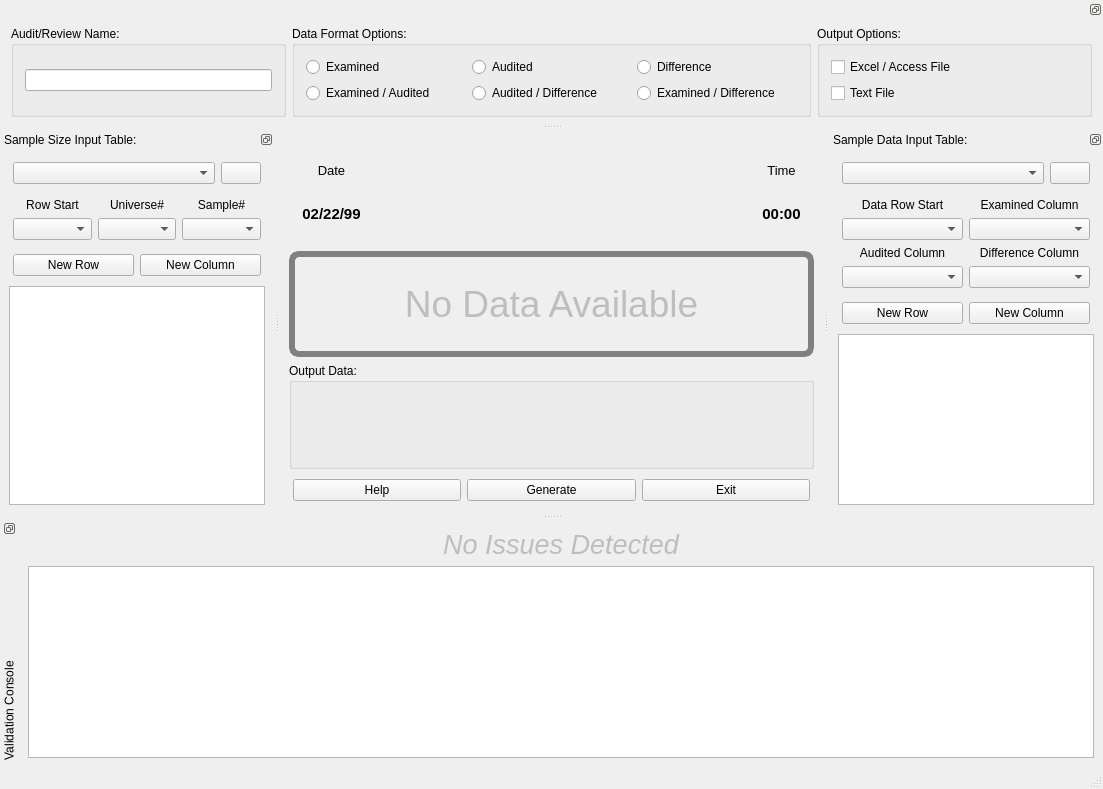
<?xml version="1.0" encoding="UTF-8"?>
<ui version="4.0">
 <class>UIRStatsSVA</class>
 <widget class="QMainWindow" name="UIRStatsSVA">
  <property name="geometry">
   <rect>
    <x>0</x>
    <y>0</y>
    <width>1103</width>
    <height>789</height>
   </rect>
  </property>
  <property name="windowTitle">
   <string>Stratified Variable Appraisal</string>
  </property>
  <widget class="QWidget" name="centralwidget">
   <layout class="QVBoxLayout" name="verticalLayout_7">
    <item>
     <widget class="QFrame" name="m_frmDateTime">
      <layout class="QVBoxLayout" name="verticalLayout_2">
       <item>
        <widget class="QFrame" name="m_frmTimeDate">
         <property name="styleSheet">
          <string notr="true"/>
         </property>
         <layout class="QGridLayout" name="gridLayout_3">
          <property name="leftMargin">
           <number>4</number>
          </property>
          <property name="topMargin">
           <number>4</number>
          </property>
          <property name="rightMargin">
           <number>4</number>
          </property>
          <property name="bottomMargin">
           <number>4</number>
          </property>
          <item row="0" column="1">
           <widget class="QLabel" name="label_6">
            <property name="font">
             <font>
              <pointsize>10</pointsize>
             </font>
            </property>
            <property name="text">
             <string>Date</string>
            </property>
            <property name="alignment">
             <set>Qt::AlignCenter</set>
            </property>
           </widget>
          </item>
          <item row="1" column="1">
           <widget class="QLabel" name="m_lblDate">
            <property name="font">
             <font>
              <pointsize>11</pointsize>
              <weight>75</weight>
              <italic>false</italic>
              <bold>true</bold>
             </font>
            </property>
            <property name="text">
             <string>02/22/99</string>
            </property>
            <property name="alignment">
             <set>Qt::AlignCenter</set>
            </property>
           </widget>
          </item>
          <item row="1" column="3">
           <widget class="QLabel" name="m_lblTime">
            <property name="font">
             <font>
              <pointsize>11</pointsize>
              <weight>75</weight>
              <bold>true</bold>
             </font>
            </property>
            <property name="text">
             <string>00:00</string>
            </property>
            <property name="alignment">
             <set>Qt::AlignCenter</set>
            </property>
           </widget>
          </item>
          <item row="0" column="3">
           <widget class="QLabel" name="label_5">
            <property name="font">
             <font>
              <pointsize>10</pointsize>
             </font>
            </property>
            <property name="text">
             <string>Time</string>
            </property>
            <property name="alignment">
             <set>Qt::AlignCenter</set>
            </property>
           </widget>
          </item>
          <item row="0" column="2">
           <spacer name="horizontalSpacer">
            <property name="orientation">
             <enum>Qt::Horizontal</enum>
            </property>
            <property name="sizeHint" stdset="0">
             <size>
              <width>40</width>
              <height>20</height>
             </size>
            </property>
           </spacer>
          </item>
         </layout>
        </widget>
       </item>
      </layout>
     </widget>
    </item>
    <item>
     <widget class="QLabel" name="m_lblNoData">
      <property name="enabled">
       <bool>false</bool>
      </property>
      <property name="font">
       <font>
        <pointsize>28</pointsize>
       </font>
      </property>
      <property name="styleSheet">
       <string notr="true">QLabel
{
	border:6px solid gray;
	border-radius:10px;
}</string>
      </property>
      <property name="text">
       <string>No Data Available</string>
      </property>
      <property name="alignment">
       <set>Qt::AlignCenter</set>
      </property>
     </widget>
    </item>
    <item>
     <widget class="QGroupBox" name="m_grpOutput">
      <property name="title">
       <string>Output Data:</string>
      </property>
      <layout class="QVBoxLayout" name="verticalLayout_9">
       <property name="leftMargin">
        <number>11</number>
       </property>
       <property name="topMargin">
        <number>11</number>
       </property>
       <property name="rightMargin">
        <number>11</number>
       </property>
       <property name="bottomMargin">
        <number>11</number>
       </property>
      </layout>
     </widget>
    </item>
    <item>
     <widget class="QFrame" name="m_frmCommand">
      <property name="sizePolicy">
       <sizepolicy hsizetype="Preferred" vsizetype="Fixed">
        <horstretch>0</horstretch>
        <verstretch>0</verstretch>
       </sizepolicy>
      </property>
      <layout class="QHBoxLayout" name="horizontalLayout_2">
       <property name="leftMargin">
        <number>4</number>
       </property>
       <property name="topMargin">
        <number>4</number>
       </property>
       <property name="rightMargin">
        <number>4</number>
       </property>
       <property name="bottomMargin">
        <number>4</number>
       </property>
       <item>
        <widget class="QPushButton" name="m_btnHelp">
         <property name="sizePolicy">
          <sizepolicy hsizetype="Expanding" vsizetype="Fixed">
           <horstretch>0</horstretch>
           <verstretch>0</verstretch>
          </sizepolicy>
         </property>
         <property name="text">
          <string>Help</string>
         </property>
         <property name="iconSize">
          <size>
           <width>16</width>
           <height>16</height>
          </size>
         </property>
        </widget>
       </item>
       <item>
        <widget class="QPushButton" name="m_btnContinue">
         <property name="sizePolicy">
          <sizepolicy hsizetype="Expanding" vsizetype="Fixed">
           <horstretch>0</horstretch>
           <verstretch>0</verstretch>
          </sizepolicy>
         </property>
         <property name="text">
          <string>Generate</string>
         </property>
         <property name="iconSize">
          <size>
           <width>32</width>
           <height>32</height>
          </size>
         </property>
        </widget>
       </item>
       <item>
        <widget class="QPushButton" name="m_btnExit">
         <property name="sizePolicy">
          <sizepolicy hsizetype="Expanding" vsizetype="Fixed">
           <horstretch>0</horstretch>
           <verstretch>0</verstretch>
          </sizepolicy>
         </property>
         <property name="text">
          <string>Exit</string>
         </property>
         <property name="iconSize">
          <size>
           <width>16</width>
           <height>16</height>
          </size>
         </property>
        </widget>
       </item>
      </layout>
     </widget>
    </item>
   </layout>
  </widget>
  <widget class="QDockWidget" name="m_dockOptions">
   <property name="features">
    <set>QDockWidget::DockWidgetFloatable|QDockWidget::DockWidgetMovable</set>
   </property>
   <property name="allowedAreas">
    <set>Qt::BottomDockWidgetArea|Qt::TopDockWidgetArea</set>
   </property>
   <property name="windowTitle">
    <string/>
   </property>
   <attribute name="dockWidgetArea">
    <number>4</number>
   </attribute>
   <widget class="QWidget" name="dockWidgetContents">
    <layout class="QVBoxLayout" name="verticalLayout_3">
     <property name="spacing">
      <number>6</number>
     </property>
     <property name="leftMargin">
      <number>4</number>
     </property>
     <property name="topMargin">
      <number>0</number>
     </property>
     <property name="rightMargin">
      <number>4</number>
     </property>
     <property name="bottomMargin">
      <number>0</number>
     </property>
     <item>
      <widget class="QFrame" name="frame">
       <property name="sizePolicy">
        <sizepolicy hsizetype="Preferred" vsizetype="Fixed">
         <horstretch>0</horstretch>
         <verstretch>0</verstretch>
        </sizepolicy>
       </property>
       <layout class="QVBoxLayout" name="verticalLayout_5">
        <property name="spacing">
         <number>11</number>
        </property>
        <property name="leftMargin">
         <number>4</number>
        </property>
        <property name="topMargin">
         <number>4</number>
        </property>
        <property name="rightMargin">
         <number>4</number>
        </property>
        <property name="bottomMargin">
         <number>4</number>
        </property>
        <item>
         <widget class="QFrame" name="horizontalFrame">
          <property name="sizePolicy">
           <sizepolicy hsizetype="Preferred" vsizetype="Fixed">
            <horstretch>0</horstretch>
            <verstretch>0</verstretch>
           </sizepolicy>
          </property>
          <layout class="QHBoxLayout" name="horizontalLayout">
           <property name="leftMargin">
            <number>3</number>
           </property>
           <property name="topMargin">
            <number>3</number>
           </property>
           <property name="rightMargin">
            <number>3</number>
           </property>
           <property name="bottomMargin">
            <number>3</number>
           </property>
           <item>
            <widget class="QGroupBox" name="gridGroupBox_2">
             <property name="sizePolicy">
              <sizepolicy hsizetype="Fixed" vsizetype="Preferred">
               <horstretch>0</horstretch>
               <verstretch>0</verstretch>
              </sizepolicy>
             </property>
             <property name="minimumSize">
              <size>
               <width>275</width>
               <height>0</height>
              </size>
             </property>
             <property name="maximumSize">
              <size>
               <width>275</width>
               <height>16777215</height>
              </size>
             </property>
             <property name="title">
              <string>Audit/Review Name:</string>
             </property>
             <layout class="QHBoxLayout" name="horizontalLayout_3">
              <property name="leftMargin">
               <number>11</number>
              </property>
              <property name="topMargin">
               <number>11</number>
              </property>
              <property name="rightMargin">
               <number>11</number>
              </property>
              <property name="bottomMargin">
               <number>11</number>
              </property>
              <item>
               <widget class="QLineEdit" name="m_txtAuditName">
                <property name="text">
                 <string/>
                </property>
               </widget>
              </item>
             </layout>
            </widget>
           </item>
           <item>
            <widget class="QGroupBox" name="verticalGroupBox_2">
             <property name="sizePolicy">
              <sizepolicy hsizetype="Expanding" vsizetype="Preferred">
               <horstretch>0</horstretch>
               <verstretch>0</verstretch>
              </sizepolicy>
             </property>
             <property name="title">
              <string>Data Format Options:</string>
             </property>
             <layout class="QGridLayout" name="gridLayout">
              <property name="leftMargin">
               <number>11</number>
              </property>
              <property name="topMargin">
               <number>11</number>
              </property>
              <property name="rightMargin">
               <number>11</number>
              </property>
              <property name="bottomMargin">
               <number>11</number>
              </property>
              <item row="0" column="0">
               <widget class="QRadioButton" name="m_rdbExamined">
                <property name="text">
                 <string>Examined</string>
                </property>
               </widget>
              </item>
              <item row="0" column="1">
               <widget class="QRadioButton" name="m_rdbAudited">
                <property name="text">
                 <string>Audited</string>
                </property>
               </widget>
              </item>
              <item row="0" column="2">
               <widget class="QRadioButton" name="m_rdbDifference">
                <property name="text">
                 <string>Difference</string>
                </property>
               </widget>
              </item>
              <item row="1" column="0">
               <widget class="QRadioButton" name="m_rdbExaminedAndAudited">
                <property name="text">
                 <string>Examined / Audited</string>
                </property>
               </widget>
              </item>
              <item row="1" column="1">
               <widget class="QRadioButton" name="m_rdbAuditedAndDifference">
                <property name="text">
                 <string>Audited / Difference</string>
                </property>
               </widget>
              </item>
              <item row="1" column="2">
               <widget class="QRadioButton" name="m_rdbExaminedAndDifference">
                <property name="text">
                 <string>Examined / Difference</string>
                </property>
               </widget>
              </item>
             </layout>
            </widget>
           </item>
           <item>
            <widget class="QGroupBox" name="verticalGroupBox_3">
             <property name="sizePolicy">
              <sizepolicy hsizetype="Fixed" vsizetype="Preferred">
               <horstretch>0</horstretch>
               <verstretch>0</verstretch>
              </sizepolicy>
             </property>
             <property name="minimumSize">
              <size>
               <width>275</width>
               <height>0</height>
              </size>
             </property>
             <property name="maximumSize">
              <size>
               <width>275</width>
               <height>16777215</height>
              </size>
             </property>
             <property name="title">
              <string>Output Options:</string>
             </property>
             <layout class="QVBoxLayout" name="verticalLayout">
              <property name="leftMargin">
               <number>11</number>
              </property>
              <property name="topMargin">
               <number>11</number>
              </property>
              <property name="rightMargin">
               <number>11</number>
              </property>
              <property name="bottomMargin">
               <number>11</number>
              </property>
              <item>
               <widget class="QCheckBox" name="m_chkCSVOutput">
                <property name="text">
                 <string>Excel / Access File</string>
                </property>
               </widget>
              </item>
              <item>
               <widget class="QCheckBox" name="m_chkTextOutput">
                <property name="text">
                 <string>Text File</string>
                </property>
               </widget>
              </item>
             </layout>
            </widget>
           </item>
          </layout>
         </widget>
        </item>
       </layout>
      </widget>
     </item>
    </layout>
   </widget>
  </widget>
  <widget class="QDockWidget" name="m_dockSampleSizeInput">
   <property name="sizePolicy">
    <sizepolicy hsizetype="Expanding" vsizetype="Expanding">
     <horstretch>0</horstretch>
     <verstretch>0</verstretch>
    </sizepolicy>
   </property>
   <property name="floating">
    <bool>false</bool>
   </property>
   <property name="features">
    <set>QDockWidget::DockWidgetFloatable|QDockWidget::DockWidgetMovable</set>
   </property>
   <property name="allowedAreas">
    <set>Qt::AllDockWidgetAreas</set>
   </property>
   <property name="windowTitle">
    <string>Sample Size Input Table:</string>
   </property>
   <attribute name="dockWidgetArea">
    <number>1</number>
   </attribute>
   <widget class="QWidget" name="dockWidgetContents_3">
    <layout class="QGridLayout" name="gridLayout_5">
     <item row="4" column="0">
      <widget class="QTableWidget" name="m_tblSizes">
       <property name="editTriggers">
        <set>QAbstractItemView::AllEditTriggers</set>
       </property>
       <property name="selectionMode">
        <enum>QAbstractItemView::NoSelection</enum>
       </property>
       <property name="selectionBehavior">
        <enum>QAbstractItemView::SelectItems</enum>
       </property>
       <property name="verticalScrollMode">
        <enum>QAbstractItemView::ScrollPerPixel</enum>
       </property>
       <property name="horizontalScrollMode">
        <enum>QAbstractItemView::ScrollPerPixel</enum>
       </property>
       <property name="rowCount">
        <number>0</number>
       </property>
       <attribute name="horizontalHeaderStretchLastSection">
        <bool>true</bool>
       </attribute>
       <attribute name="verticalHeaderVisible">
        <bool>true</bool>
       </attribute>
      </widget>
     </item>
     <item row="2" column="0">
      <layout class="QGridLayout" name="gridLayout_6">
       <property name="leftMargin">
        <number>4</number>
       </property>
       <property name="topMargin">
        <number>4</number>
       </property>
       <property name="rightMargin">
        <number>4</number>
       </property>
       <property name="bottomMargin">
        <number>4</number>
       </property>
       <item row="2" column="1">
        <widget class="QLabel" name="m_lblAuditedSizeTable">
         <property name="text">
          <string>Universe#</string>
         </property>
         <property name="alignment">
          <set>Qt::AlignCenter</set>
         </property>
        </widget>
       </item>
       <item row="3" column="1">
        <widget class="QComboBox" name="m_cmbUniverseCountSizeTable"/>
       </item>
       <item row="2" column="2">
        <widget class="QLabel" name="m_lblDifferenceSizeTable">
         <property name="text">
          <string>Sample#</string>
         </property>
         <property name="alignment">
          <set>Qt::AlignCenter</set>
         </property>
        </widget>
       </item>
       <item row="3" column="2">
        <widget class="QComboBox" name="m_cmbSampleCountSizeTable"/>
       </item>
       <item row="2" column="0">
        <widget class="QLabel" name="m_lblDataRowStartSizeTable">
         <property name="text">
          <string>Row Start</string>
         </property>
         <property name="alignment">
          <set>Qt::AlignCenter</set>
         </property>
        </widget>
       </item>
       <item row="3" column="0">
        <widget class="QComboBox" name="m_cmbDataRowStartSizeTable"/>
       </item>
      </layout>
     </item>
     <item row="3" column="0">
      <layout class="QHBoxLayout" name="horizontalLayout_5">
       <property name="leftMargin">
        <number>4</number>
       </property>
       <property name="topMargin">
        <number>4</number>
       </property>
       <property name="rightMargin">
        <number>4</number>
       </property>
       <property name="bottomMargin">
        <number>4</number>
       </property>
       <item>
        <widget class="QPushButton" name="m_btnAddRowSizeTable">
         <property name="text">
          <string>New Row</string>
         </property>
        </widget>
       </item>
       <item>
        <widget class="QPushButton" name="m_btnAddColumnSizeTable">
         <property name="text">
          <string>New Column</string>
         </property>
        </widget>
       </item>
      </layout>
     </item>
     <item row="0" column="0">
      <layout class="QGridLayout" name="gridLayout_7">
       <property name="leftMargin">
        <number>4</number>
       </property>
       <property name="topMargin">
        <number>4</number>
       </property>
       <property name="rightMargin">
        <number>4</number>
       </property>
       <property name="bottomMargin">
        <number>4</number>
       </property>
       <item row="1" column="0">
        <widget class="QComboBox" name="m_cmbSizeInputSheets"/>
       </item>
       <item row="1" column="2">
        <widget class="QPushButton" name="m_btnImportSampleSizeData">
         <property name="sizePolicy">
          <sizepolicy hsizetype="Fixed" vsizetype="Fixed">
           <horstretch>0</horstretch>
           <verstretch>0</verstretch>
          </sizepolicy>
         </property>
         <property name="text">
          <string/>
         </property>
        </widget>
       </item>
      </layout>
     </item>
    </layout>
   </widget>
  </widget>
  <widget class="QDockWidget" name="m_dockSampleDataInput">
   <property name="features">
    <set>QDockWidget::DockWidgetFloatable|QDockWidget::DockWidgetMovable</set>
   </property>
   <property name="windowTitle">
    <string>Sample Data Input Table:</string>
   </property>
   <attribute name="dockWidgetArea">
    <number>2</number>
   </attribute>
   <widget class="QWidget" name="dockWidgetContents_2">
    <layout class="QVBoxLayout" name="verticalLayout_6">
     <item>
      <layout class="QGridLayout" name="gridLayout_8">
       <property name="leftMargin">
        <number>4</number>
       </property>
       <property name="topMargin">
        <number>4</number>
       </property>
       <property name="rightMargin">
        <number>4</number>
       </property>
       <property name="bottomMargin">
        <number>4</number>
       </property>
       <item row="0" column="1">
        <widget class="QComboBox" name="m_cmbDataInputSheets"/>
       </item>
       <item row="0" column="2">
        <widget class="QPushButton" name="m_btnImportSampleInputData">
         <property name="sizePolicy">
          <sizepolicy hsizetype="Fixed" vsizetype="Fixed">
           <horstretch>0</horstretch>
           <verstretch>0</verstretch>
          </sizepolicy>
         </property>
         <property name="text">
          <string/>
         </property>
        </widget>
       </item>
      </layout>
     </item>
     <item>
      <layout class="QGridLayout" name="gridLayout_9">
       <property name="leftMargin">
        <number>4</number>
       </property>
       <property name="topMargin">
        <number>4</number>
       </property>
       <property name="rightMargin">
        <number>4</number>
       </property>
       <property name="bottomMargin">
        <number>4</number>
       </property>
       <item row="1" column="0">
        <widget class="QComboBox" name="m_cmbDataRowStartDataTable"/>
       </item>
       <item row="0" column="0">
        <widget class="QLabel" name="m_lblDataRowStartDataTable">
         <property name="text">
          <string>Data Row Start</string>
         </property>
         <property name="alignment">
          <set>Qt::AlignCenter</set>
         </property>
        </widget>
       </item>
       <item row="1" column="1">
        <widget class="QComboBox" name="m_cmbExaminedDataTable"/>
       </item>
       <item row="2" column="0">
        <widget class="QLabel" name="m_lblAuditedDataTable">
         <property name="text">
          <string>Audited Column</string>
         </property>
         <property name="alignment">
          <set>Qt::AlignCenter</set>
         </property>
        </widget>
       </item>
       <item row="0" column="1">
        <widget class="QLabel" name="m_lblExaminedDataTable">
         <property name="text">
          <string>Examined Column</string>
         </property>
         <property name="alignment">
          <set>Qt::AlignCenter</set>
         </property>
        </widget>
       </item>
       <item row="3" column="0">
        <widget class="QComboBox" name="m_cmbAuditedDataTable"/>
       </item>
       <item row="2" column="1">
        <widget class="QLabel" name="m_lblDifferenceDataTable">
         <property name="text">
          <string>Difference Column</string>
         </property>
         <property name="alignment">
          <set>Qt::AlignCenter</set>
         </property>
        </widget>
       </item>
       <item row="3" column="1">
        <widget class="QComboBox" name="m_cmbDifferenceDataTable"/>
       </item>
      </layout>
     </item>
     <item>
      <layout class="QHBoxLayout" name="horizontalLayout_6">
       <property name="leftMargin">
        <number>4</number>
       </property>
       <property name="topMargin">
        <number>4</number>
       </property>
       <property name="rightMargin">
        <number>4</number>
       </property>
       <property name="bottomMargin">
        <number>4</number>
       </property>
       <item>
        <widget class="QPushButton" name="m_btnAddRowDataTable">
         <property name="text">
          <string>New Row</string>
         </property>
        </widget>
       </item>
       <item>
        <widget class="QPushButton" name="m_btnAddColumnDataTable">
         <property name="text">
          <string>New Column</string>
         </property>
        </widget>
       </item>
      </layout>
     </item>
     <item>
      <widget class="QTableWidget" name="m_tblData">
       <property name="editTriggers">
        <set>QAbstractItemView::AllEditTriggers</set>
       </property>
       <property name="selectionMode">
        <enum>QAbstractItemView::SingleSelection</enum>
       </property>
       <property name="selectionBehavior">
        <enum>QAbstractItemView::SelectItems</enum>
       </property>
       <property name="verticalScrollMode">
        <enum>QAbstractItemView::ScrollPerPixel</enum>
       </property>
       <property name="horizontalScrollMode">
        <enum>QAbstractItemView::ScrollPerPixel</enum>
       </property>
       <attribute name="horizontalHeaderStretchLastSection">
        <bool>true</bool>
       </attribute>
       <attribute name="verticalHeaderVisible">
        <bool>true</bool>
       </attribute>
      </widget>
     </item>
    </layout>
   </widget>
  </widget>
  <widget class="QDockWidget" name="m_dockErrorConsole">
   <property name="minimumSize">
    <size>
     <width>328</width>
     <height>154</height>
    </size>
   </property>
   <property name="maximumSize">
    <size>
     <width>524287</width>
     <height>524287</height>
    </size>
   </property>
   <property name="features">
    <set>QDockWidget::DockWidgetFloatable|QDockWidget::DockWidgetMovable|QDockWidget::DockWidgetVerticalTitleBar</set>
   </property>
   <property name="allowedAreas">
    <set>Qt::BottomDockWidgetArea|Qt::TopDockWidgetArea</set>
   </property>
   <property name="windowTitle">
    <string> Validation Console</string>
   </property>
   <attribute name="dockWidgetArea">
    <number>8</number>
   </attribute>
   <widget class="QWidget" name="dockWidgetContents_4">
    <layout class="QVBoxLayout" name="verticalLayout_4">
     <item>
      <widget class="QLabel" name="m_lblErrorConsole">
       <property name="enabled">
        <bool>false</bool>
       </property>
       <property name="font">
        <font>
         <pointsize>20</pointsize>
         <italic>true</italic>
        </font>
       </property>
       <property name="text">
        <string>No Issues Detected</string>
       </property>
       <property name="alignment">
        <set>Qt::AlignCenter</set>
       </property>
      </widget>
     </item>
     <item>
      <widget class="QListWidget" name="m_lstErrorConsole">
       <property name="sizePolicy">
        <sizepolicy hsizetype="Expanding" vsizetype="Expanding">
         <horstretch>0</horstretch>
         <verstretch>0</verstretch>
        </sizepolicy>
       </property>
       <property name="maximumSize">
        <size>
         <width>16777215</width>
         <height>16777215</height>
        </size>
       </property>
       <property name="styleSheet">
        <string notr="true"/>
       </property>
      </widget>
     </item>
    </layout>
   </widget>
  </widget>
  <widget class="QStatusBar" name="m_statusBar"/>
 </widget>
 <tabstops>
  <tabstop>m_txtAuditName</tabstop>
  <tabstop>m_rdbExamined</tabstop>
  <tabstop>m_rdbAudited</tabstop>
  <tabstop>m_rdbDifference</tabstop>
  <tabstop>m_rdbExaminedAndAudited</tabstop>
  <tabstop>m_rdbAuditedAndDifference</tabstop>
  <tabstop>m_rdbExaminedAndDifference</tabstop>
  <tabstop>m_chkCSVOutput</tabstop>
  <tabstop>m_chkTextOutput</tabstop>
  <tabstop>m_cmbSizeInputSheets</tabstop>
  <tabstop>m_btnImportSampleSizeData</tabstop>
  <tabstop>m_cmbUniverseCountSizeTable</tabstop>
  <tabstop>m_cmbSampleCountSizeTable</tabstop>
  <tabstop>m_btnAddRowSizeTable</tabstop>
  <tabstop>m_btnAddColumnSizeTable</tabstop>
  <tabstop>m_tblSizes</tabstop>
  <tabstop>m_cmbDataInputSheets</tabstop>
  <tabstop>m_btnImportSampleInputData</tabstop>
  <tabstop>m_cmbDataRowStartDataTable</tabstop>
  <tabstop>m_cmbExaminedDataTable</tabstop>
  <tabstop>m_cmbAuditedDataTable</tabstop>
  <tabstop>m_cmbDifferenceDataTable</tabstop>
  <tabstop>m_btnAddRowDataTable</tabstop>
  <tabstop>m_btnAddColumnDataTable</tabstop>
  <tabstop>m_tblData</tabstop>
  <tabstop>m_btnHelp</tabstop>
  <tabstop>m_btnContinue</tabstop>
  <tabstop>m_btnExit</tabstop>
 </tabstops>
 <resources/>
 <connections/>
</ui>
